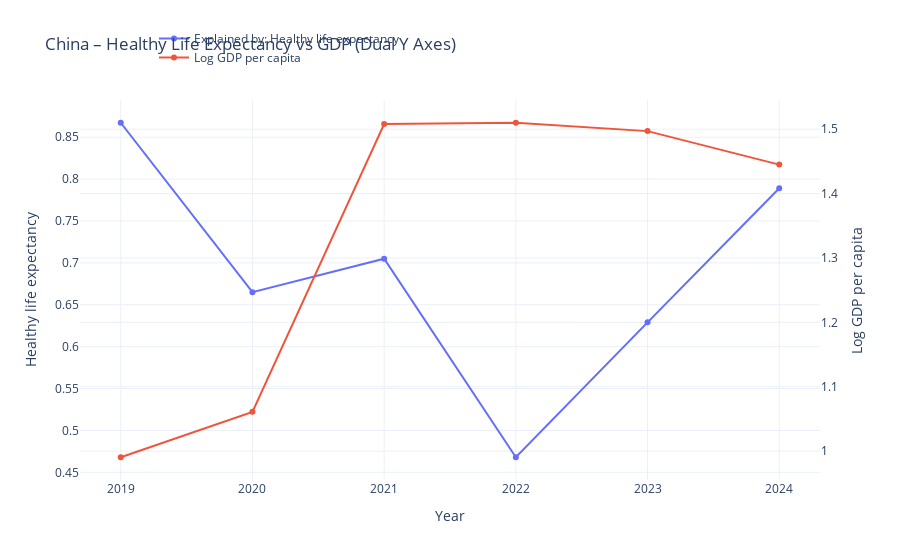

Notebook source saved alongside this figure:
### Code cell
import plotly.graph_objects as go

# Filter China
df_china = df[df["Country name"] == "China"].copy()

df_china["Year"] = pd.to_numeric(df_china["Year"], errors="coerce")

df_china = df_china[(df_china["Year"] >= 2019) & (df_china["Year"] <= 2024)]

# Sort by year
df_china = df_china.sort_values("Year")

# Now extract variables
years = df_china["Year"]
life_expectancy = df_china["Explained by: Healthy life expectancy"]
gdp = df_china["Explained by: Log GDP per capita"]

fig = go.Figure()

# Left Y axis: Healthy life expectancy
fig.add_trace(
    go.Scatter(
        x=years,
        y=life_expectancy,
        mode="lines+markers",
        name="Explained by: Healthy life expectancy",
        yaxis="y1"
    )
)

# Right Y axis
fig.add_trace(
    go.Scatter(
        x=years,
        y=gdp,
        mode="lines+markers",
        name="Log GDP per capita",
        yaxis="y2"
    )
)


fig.update_layout(
    title="China – Healthy Life Expectancy vs GDP (Dual Y Axes)",
    xaxis=dict(title="Year"),

    yaxis=dict(
        title="Healthy life expectancy",
        side="left"
    ),

    yaxis2=dict(
        title="Log GDP per capita",
        overlaying="y",
        side="right"
    ),

    template="plotly_white",
    legend=dict(x=0.1, y=1.2)
)

fig.show()

### Figure 1 — Plotly figure (JSON) as saved in the notebook; plotly's stock layout.template omitted (floating-point values rounded to 4 significant figures)
{"data": [{"mode": "lines+markers", "name": "Explained by: Healthy life expectancy", "type": "scatter", "x": [2019, 2020, 2021, 2022, 2023, 2024], "y": [0.8672, 0.665, 0.705, 0.468, 0.629, 0.789], "yaxis": "y"}, {"mode": "lines+markers", "name": "Log GDP per capita", "type": "scatter", "x": [2019, 2020, 2021, 2022, 2023, 2024], "y": [0.9905, 1.061, 1.508, 1.51, 1.497, 1.445], "yaxis": "y2"}], "layout": {"legend": {"x": 0.1, "y": 1.2}, "title": {"text": "China – Healthy Life Expectancy vs GDP (Dual Y Axes)"}, "xaxis": {"title": {"text": "Year"}}, "yaxis": {"side": "left", "title": {"text": "Healthy life expectancy"}}, "yaxis2": {"overlaying": "y", "side": "right", "title": {"text": "Log GDP per capita"}}}}
